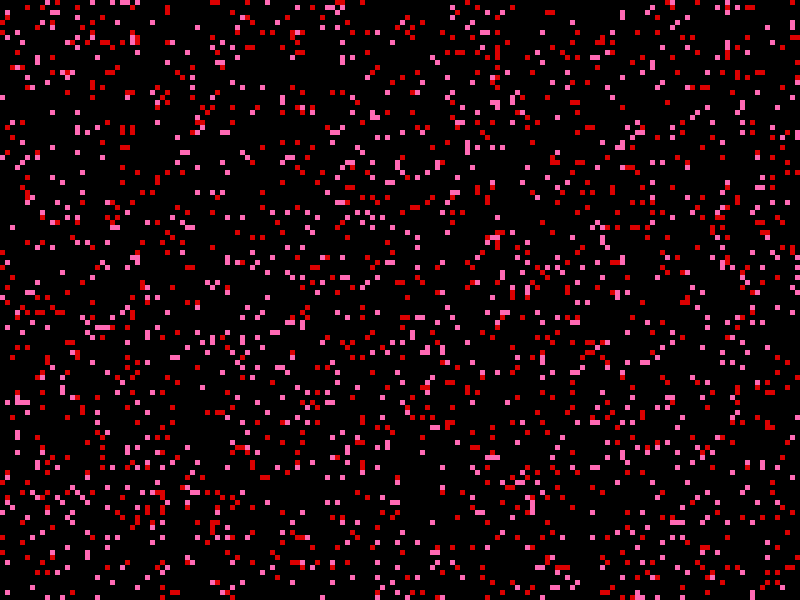
Frame 1 (no input)
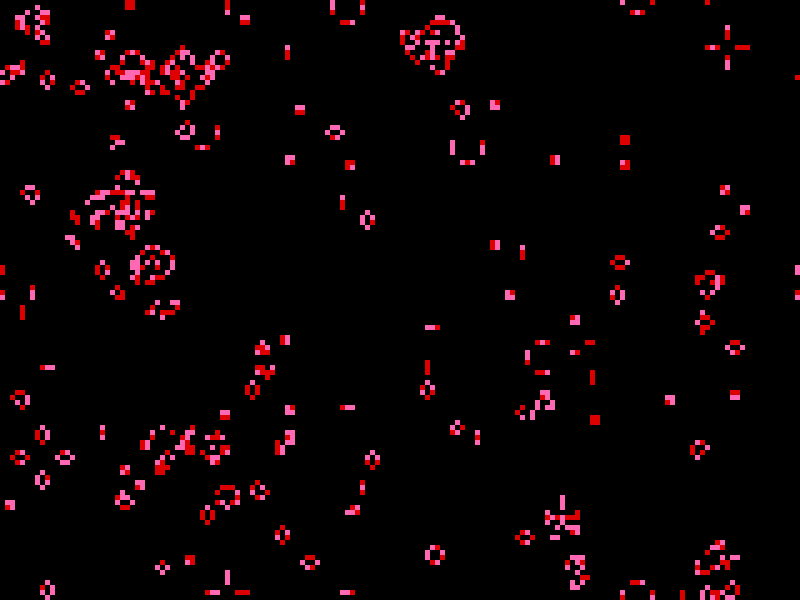
Frame 60 (the mouse pressed at the canvas centre just before this capture)
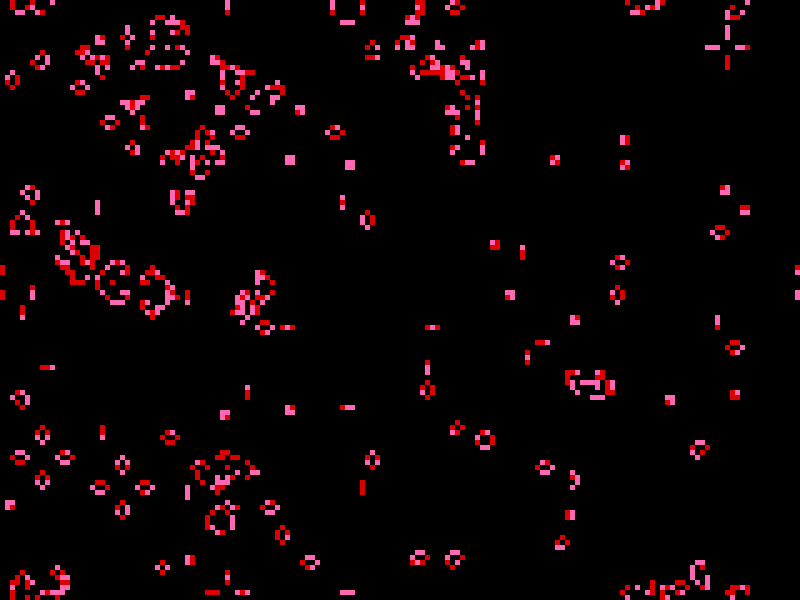
Frame 120 (the mouse held since frame 60 and released just before this capture)

The Processing sketch that drew these frames (run headless with seeded random() and noise(); from frame 60 on, the mouse is pressed at the canvas centre):

// Processing sketch: GameOfLifeStarter
// ── GameOfLifeStarter.pde
final int SPACING = 5; // each cell's width/height //<>//
final float DENSITY = 0.1; // how likely each cell is to be alive at the start
int[][] grid; // the 2D array to hold 0's and 1's
final int DEAD = 0;
final int ALIVE = 1;
final int pinkColor = color(255, 105, 180);
final int redColor = color(220, 0, 0);

void setup() {
  size(800, 600); // adjust accordingly, make sure it's a multiple of SPACING
  noStroke(); // don't draw the edges of each cell
  frameRate(10); // controls speed of regeneration
  grid = new int[height / SPACING][width / SPACING];

  // populate initial grid
  for(int i = 0; i < grid.length; i++) {
    for(int x = 0; x < grid[0].length; x++) {
      if(random(1) < DENSITY) {
        grid[i][x] = ALIVE;
      } else {
        grid[i][x] = DEAD; 
      }
    }
  }
}

void draw() {
  showGrid();
  grid = calcNextGrid();
}

int[][] calcNextGrid() {
  int[][] nextGrid = new int[grid.length][grid[0].length];
  // your code here
  for (int i = 0; i < grid.length; i++) {
    for(int x = 0; x < grid[0].length; x++) {
      int neighbors = countNeighbors(i, x);
      if(grid[i][x] == ALIVE) {
        if(neighbors == 1 || neighbors == 0 || neighbors >= 4) {
          nextGrid[i][x] = DEAD;
        } else { 
          nextGrid[i][x] = ALIVE;
        }
      } else { //for a space that is unpopulated
        if(neighbors == 3) {
          nextGrid[i][x] = ALIVE;
        } else {
          nextGrid[i][x] = DEAD;
        }
      }
    }
  }
  return nextGrid;
}


int countNeighbors(int y, int x) {
  int n = 0; // don't count yourself!
  
  for(int i = -1; i <= 1; i++) {
    for(int j = -1; j <= 1; j++) {
      int neighborRow = (y + i + grid.length) % grid.length; //wraps around the living cell in more of a sphere shape instead of grid
      int neighborColumn = (x + j + grid[0].length) % grid[0].length;
      
      if(grid[neighborRow][neighborColumn] == 1) { 
        n++; // adds to the number of neighbors for every live cell in neighboring cells
      }
    }
  }
  n -= grid[y][x]; // ensures that you don't count yourself

  return n;
}

void showGrid() {
  background(0);
  for(int i = 0; i < grid.length; i++) {
    for(int x = 0; x < grid[0].length; x++) {
      if(grid[i][x] == 1) {
        if(random(2) < 1) {
          fill(pinkColor);
        } else {
          fill(redColor);
        }
      } else {
        fill(0); // fills black for dead cells
      }
      square(x * SPACING, i * SPACING, SPACING);
    }
  }
}
